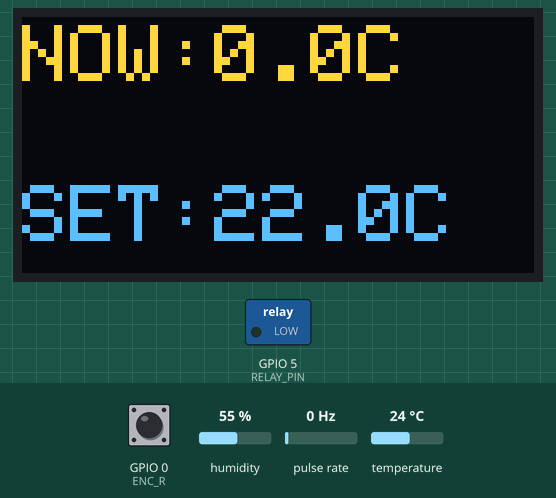
A sketch run on a simulated ESP32. Shown: 128×64 one-colour display, switched loads named in the sketch (green lamp = pin HIGH). Wiring (inferred from the names in the program): pulse sensor: data GPIO 1. The inputs (shaded band) are chosen by the test bench; at power-on: temperature 24 °C, pulse rate 0 Hz, GPIO 0 (ENC_R) HIGH, humidity 55 %. The OLED is the two-colour kind (top 16 rows yellow); WiFi joins after 1.5 s; servers stay silent unless stated; uploads are accepted with an empty reply; what the sketch prints to the serial monitor is not drawn.

Above: at 2.7 s.
2.8 s: temperature set to 20 °C
At 4.2 s:
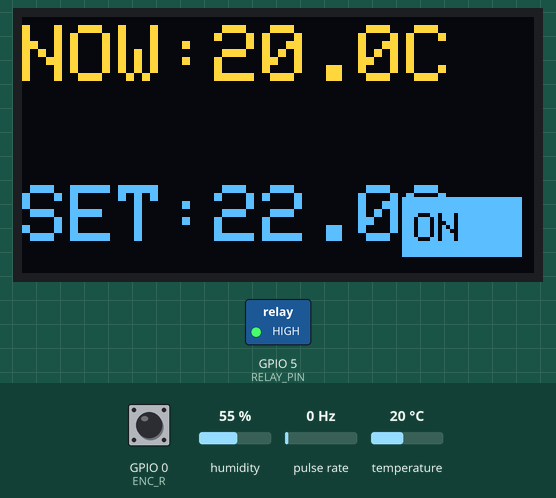
4.5 s: pulse rate (sensor on GPIO 1) set to 2 Hz
At 5.32 s:
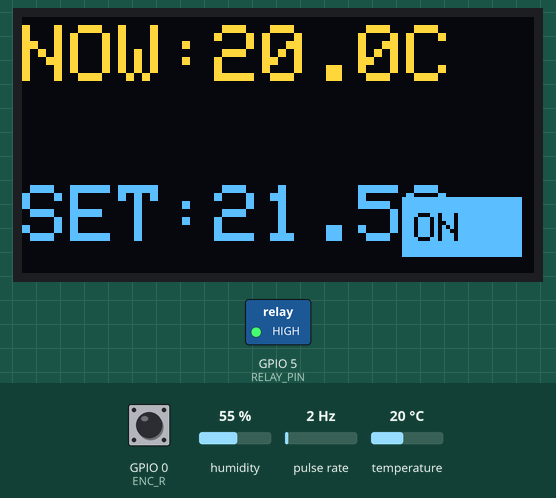
8.0 s: pulse rate (sensor on GPIO 1) set to 50 Hz
At 9.9 s:
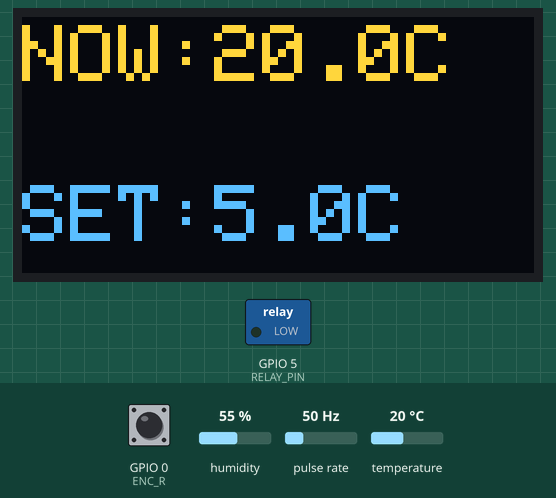
10.5 s: GPIO 0 (ENC_R) pulled LOW for 1 s
At 11.4 s:
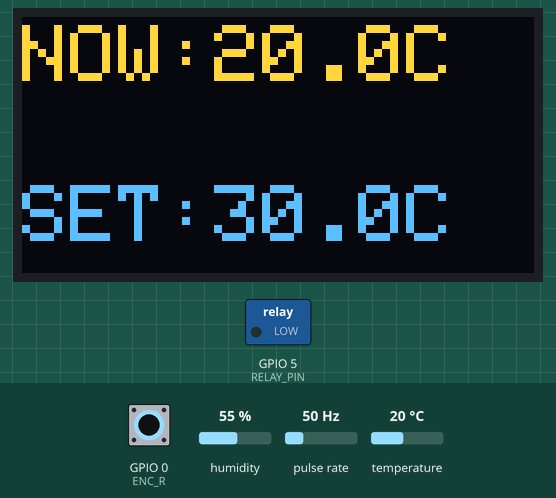
12.1 s: temperature set to 6 °C
At 15.9 s:
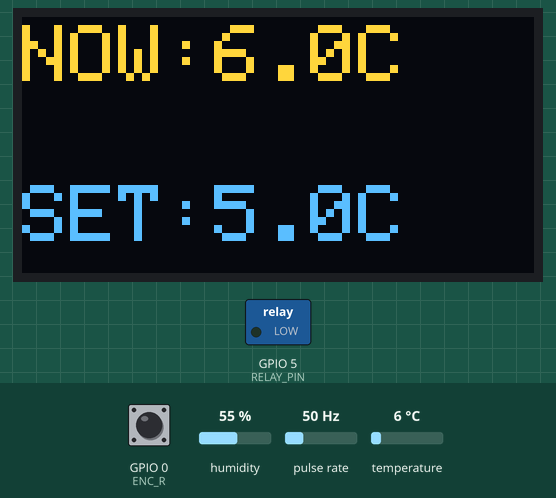
16.5 s: temperature set to 3 °C
At 18.3 s:
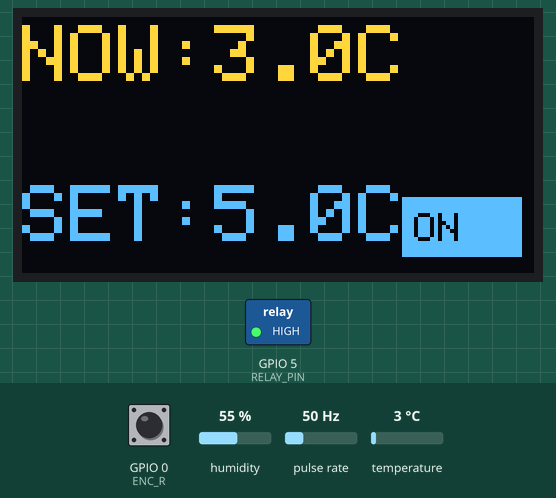
Timing chart, 0 to 19.8 s (numbered marks = the images above; inputs shaded):
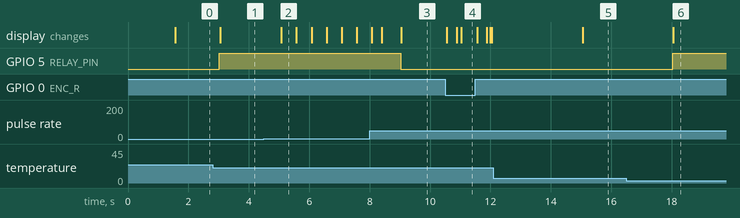

The sketch:

main.ino
```cpp
#include <Wire.h>
#include <WiFi.h>
#include <HTTPClient.h>
#include <ArduinoJson.h>
#include <DHT.h>
#include <Adafruit_GFX.h>
#include <Adafruit_SSD1306.h>

// ── PINS ──
#define DHTPIN       2
#define RELAY_PIN     5
#define SDA_PIN       8
#define SCL_PIN       9
#define ENC_L         1
#define ENC_R         0

// ── CONFIG ──
const char* ssid = "Zlatko";
const char* pass = "GalAnzelak2012";
const char* serverApi = "http://api.pecar.site/api/state";

Adafruit_SSD1306 display(128, 64, &Wire, -1);
DHT dht(DHTPIN, DHT11);

// ── GLOBALS ──
volatile float targetTemp = 22.0;
volatile bool needsDisplayUpdate = true;
volatile bool localChangeMade = false;
volatile unsigned long lastTurnTime = 0;

float currentTemp = 0.0;
bool  relayState  = false;
unsigned long lastDHTRead = 0;
unsigned long lastAPISync = 0;

// ── ENCODER INTERRUPT ──
void IRAM_ATTR readEncoder() {
  unsigned long now = millis();
  unsigned long timeDiff = now - lastTurnTime;

  // 1. Debounce: ignore noise faster than 35ms
  if (timeDiff > 35) {

    // 2. Acceleration: Determine step size based on speed
    float step = 0.5;
    if (timeDiff < 75) {
      step = 2.0; // Fast turn
    } else if (timeDiff < 150) {
      step = 1.0; // Moderate turn
    }

    // 3. Directional Logic (Inverted per your setup)
    if (digitalRead(ENC_R) == digitalRead(ENC_L)) {
      if (targetTemp + step <= 30.0) targetTemp += step;
      else targetTemp = 30.0;
    } else {
      if (targetTemp - step >= 5.0) targetTemp -= step;
      else targetTemp = 5.0;
    }

    // 4. Update State
    lastTurnTime = now;
    needsDisplayUpdate = true;
    localChangeMade = true; // Signals ESP32 to sync with Flask
  }
}

void setup() {
  Serial.begin(115200);

  pinMode(RELAY_PIN, OUTPUT);
  digitalWrite(RELAY_PIN, LOW);

  pinMode(ENC_L, INPUT_PULLUP);
  pinMode(ENC_R, INPUT_PULLUP);

  Wire.begin(SDA_PIN, SCL_PIN);
  if(!display.begin(SSD1306_SWITCHCAPVCC, 0x3C)) {
    Serial.println("OLED Failed");
  }

  dht.begin();
  attachInterrupt(digitalPinToInterrupt(ENC_L), readEncoder, FALLING);

  WiFi.begin(ssid, pass);
  Serial.print("Connecting to WiFi");
  while (WiFi.status() != WL_CONNECTED) {
    delay(500);
    Serial.print(".");
  }
  Serial.println("\nConnected!");
}

void loop() {
  unsigned long now = millis();

  if (WiFi.status() != WL_CONNECTED) return;

  // 1. Refresh Display
  if (needsDisplayUpdate) {
    needsDisplayUpdate = false;
    updateDisplay();
  }

  // 2. Sensor & Hysteresis Logic (3s)
  if (now - lastDHTRead >= 3000) {
    lastDHTRead = now;
    float t = dht.readTemperature();
    if (!isnan(t)) {
      currentTemp = t;
      if (currentTemp < (targetTemp - 0.3)) relayState = true;
      else if (currentTemp > (targetTemp + 0.3)) relayState = false;
      digitalWrite(RELAY_PIN, relayState ? HIGH : LOW);
      needsDisplayUpdate = true;
    }
  }

  // 3. API Sync (10s)
  if (now - lastAPISync >= 10000) {
    lastAPISync = now;
    syncWithAPI();
  }
}

void syncWithAPI() {
  HTTPClient http;
  http.begin(serverApi);
  http.addHeader("Content-Type", "application/json");

  StaticJsonDocument<200> doc;
  doc["temperature"] = currentTemp;
  doc["target"] = targetTemp; // Server looks for 'target' from ESP
  doc["relay_on"] = relayState;

  String jsonStr;
  serializeJson(doc, jsonStr);

  int httpCode;
  if (localChangeMade) {
    httpCode = http.POST(jsonStr); // Push our new knob value
    if (httpCode == 200) localChangeMade = false;
    Serial.println("POST: Sent knob change");
  } else {
    httpCode = http.GET(); // Just get updates from web
  }

  if (httpCode == 200) {
    String payload = http.getString();
    StaticJsonDocument<200> response;
    deserializeJson(response, payload);

    // Update local target from DB (unless we are currently turning the knob)
    if (!localChangeMade && response.containsKey("target_temp")) {
        float webTarget = response["target_temp"];
        if (abs(webTarget - targetTemp) > 0.1) {
            targetTemp = webTarget;
            needsDisplayUpdate = true;
            Serial.println("Sync: Applied web change to local");
        }
    }
  }
  http.end();
}

void updateDisplay() {
  display.clearDisplay();
  display.setTextColor(SSD1306_WHITE);
  //display.setTextSize(1);
  //display.setCursor(0,0);
  //display.print("SMART THERMOSTAT");

  display.setCursor(0, 2);
  display.setTextSize(2);
  display.print("NOW:"); display.print(currentTemp, 1); display.print("C");

  display.setCursor(0, 42);
  display.print("SET:"); display.print(targetTemp, 1); display.print("C");

  if (relayState) {
    display.fillRect(95, 45, 30, 15, SSD1306_WHITE);
    display.setTextColor(SSD1306_BLACK);
    display.setCursor(98, 49);
    display.setTextSize(1);
    display.print("ON");
  }
  display.display();
}
```

Measured:
- the behaviour switches between 22 and 21 °C on temperature (found by bisection; images 0 and 1)
- the behaviour switches between 0 and 1 Hz on pulse rate (sensor on GPIO 1) (found by bisection; images 1 and 2)
- the behaviour switches between 5 and 4 °C on temperature (found by bisection; images 5 and 6)
- after the input at 2.8 s, GPIO 5 (RELAY_PIN): LOW → HIGH after 0.22 s; the display: changes after 0.25 s (image 1)
- after the input at 4.5 s, the display: changes after 0.58 s (image 2)
- after the input at 10.5 s, the display: first changes after 0.06 s (image 4 shows a later state)
- after the input at 12.1 s, the display: changes after 3.0 s (image 5)
- after the input at 16.5 s, GPIO 5 (RELAY_PIN): LOW → HIGH after 1.5 s; the display: changes after 1.6 s (image 6)
